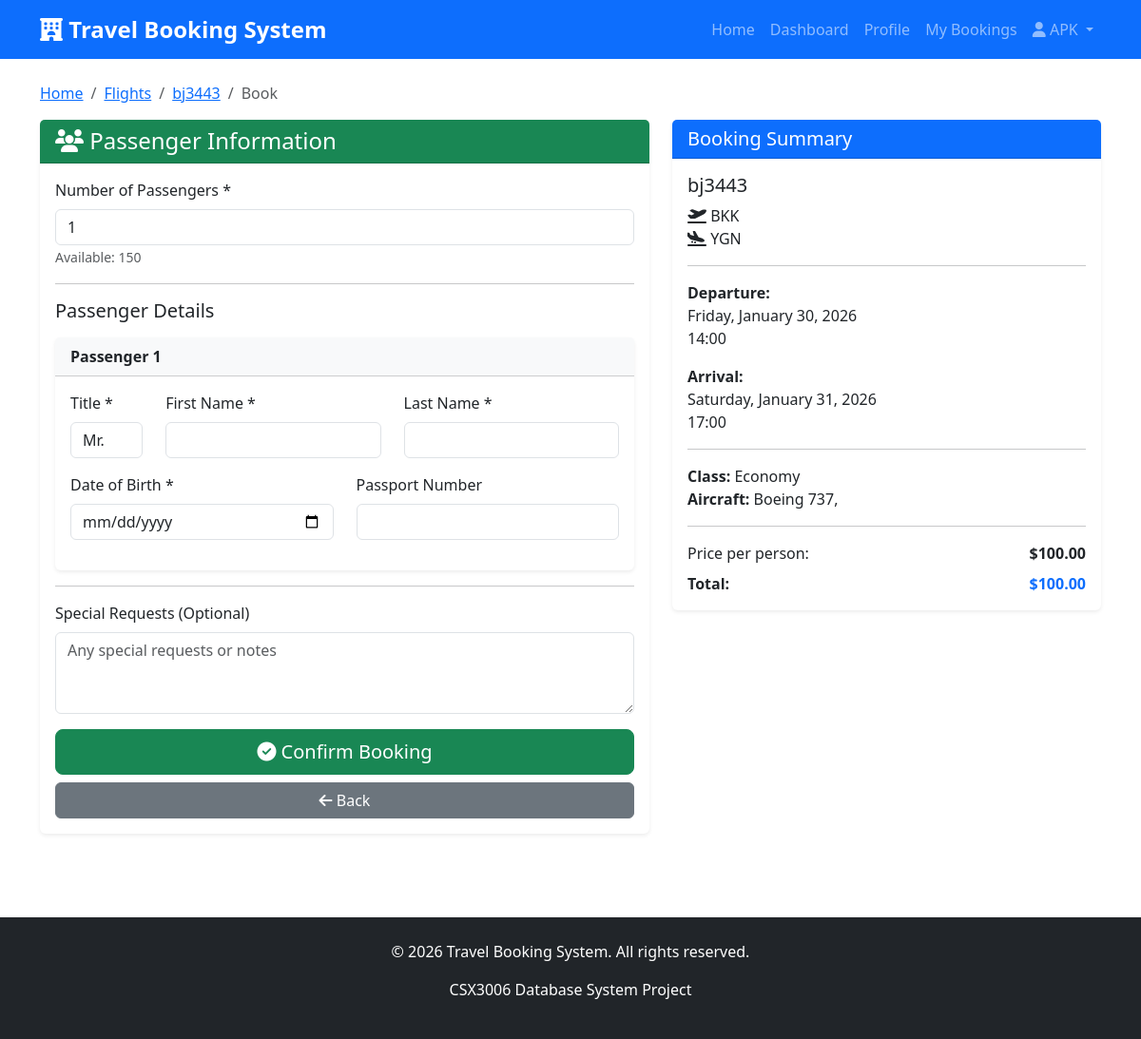
/bookings/flights/book/3/ (signed in), run on the app's committed database.
### accounts/models.py (models this page shows, shortened)
class User(AbstractUser):
    ROLE_CHOICES = [
        ('customer', 'Customer'),
        ('partner', 'Partner Admin'),
        ('admin', 'System Admin'),
    ]
    role = models.CharField(
        max_length=20,
        choices=ROLE_CHOICES,
        default='customer',
        help_text='User role in the system'
    )
    email = models.EmailField(
        unique=True,
        help_text='Email address (must be unique)'
    )
    phone = models.CharField(
        max_length=15,
        blank=True,
        null=True,
        help_text='Contact phone number'
    )
    created_at = models.DateTimeField(auto_now_add=True)
    updated_at = models.DateTimeField(auto_now=True)
    class Meta:
        verbose_name = 'User'
        verbose_name_plural = 'Users'
        ordering = ['-created_at']

### partners/models.py (models this page shows, shortened)
class Flight(models.Model):
    partner = models.ForeignKey(
        Partner,
        on_delete=models.CASCADE,
        related_name='flights'
    )
    flight_number = models.CharField(
        max_length=20,
        unique=True,
        help_text='Unique flight number'
    )
    origin = models.CharField(
        max_length=100,
        help_text='Departure city/airport'
    )
    destination = models.CharField(
        max_length=100,
        help_text='Arrival city/airport'
    )
    departure_time = models.DateTimeField(
        help_text='Departure date and time'
    )
    arrival_time = models.DateTimeField(
        help_text='Arrival date and time'
    )
    price = models.DecimalField(
        max_digits=10,
        decimal_places=2,
        validators=[MinValueValidator(0)],
        help_text='Base price per seat'
    )
    seats_available = models.IntegerField(
        validators=[MinValueValidator(0)],
        default=150,
        help_text='Number of seats available'
    )
    total_seats = models.IntegerField(
        validators=[MinValueValidator(1)],
        default=150,
        help_text='Total number of seats'
    )
    aircraft_type = models.CharField(
        max_length=100,
        blank=True,
        null=True,
        help_text='Type of aircraft'
    )
    airline_logo = models.ImageField(
        upload_to='airlines/',
        blank=True,
        null=True
    )
    class_type = models.CharField(
        max_length=50,
        default='Economy',
        help_text='Class type (Economy, Business, First Class)'
    )
    is_active = models.BooleanField(
        default=True,
        help_text='Whether the flight is available for booking'
    )
    created_at = models.DateTimeField(auto_now_add=True)
    updated_at = models.DateTimeField(auto_now=True)
    class Meta:
        verbose_name = 'Flight'
        verbose_name_plural = 'Flights'
        ordering = ['departure_time']

### bookings/views.py (the view)
# urls.py: path('flights/book/<int:flight_id>/', views.flight_booking_create, name='flight_booking_create'),
@login_required
@customer_required
def flight_booking_create(request, flight_id):
    flight = get_object_or_404(Flight, id=flight_id, is_active=True)
    if request.method == 'POST':
        form = FlightBookingForm(request.POST)
        passenger_formset = PassengerFormSet(request.POST, prefix='passengers')
        if form.is_valid() and passenger_formset.is_valid():
            number_of_passengers = form.cleaned_data['number_of_passengers']
            notes = request.POST.get('notes', '')
            valid_passengers = [f for f in passenger_formset if
                                f.cleaned_data and not f.cleaned_data.get('DELETE', False)]
            if len(valid_passengers) != number_of_passengers:
                messages.error(request, f'Please provide information for exactly {number_of_passengers} passengers.')
                return render(request, 'bookings/flights/booking_form.html', {
                    'form': form,
                    'passenger_formset': passenger_formset,
                    'flight': flight,
                })
            if flight.seats_available < number_of_passengers:
                messages.error(request, f'Only {flight.seats_available} seats available.')
                return redirect('bookings:flight_booking_create', flight_id=flight.id)
            total_amount = flight.price * number_of_passengers
            try:
                with transaction.atomic():
                    booking = Booking.objects.create(
                        user=request.user,
                        booking_type='flight',
                        status='pending',
                        total_amount=total_amount,
                        notes=notes
                    )
                    flight_booking = FlightBookingDetail.objects.create(
                        booking=booking,
                        flight=flight,
                        number_of_passengers=number_of_passengers,
                        price_per_seat=flight.price
                    )
                    for passenger_form in valid_passengers:
                        passenger_data = passenger_form.cleaned_data
                        Passenger.objects.create(
                            flight_booking=flight_booking,
                            title=passenger_data['title'],
                            first_name=passenger_data['first_name'],
                            last_name=passenger_data['last_name'],
                            date_of_birth=passenger_data['date_of_birth'],
                            passport_number=passenger_data.get('passport_number', '')
                        )
                    flight.seats_available -= number_of_passengers
                    flight.save()
                    messages.success(request,
                                     'Flight booking created successfully! Please complete payment to confirm your ticket.')
                    return redirect('payments:payment_page', booking_id=booking.booking_id)
            except Exception as e:
                messages.error(request, f'An error occurred: {str(e)}')
                return redirect('bookings:flight_booking_create', flight_id=flight.id)
        else:
            messages.error(request, 'Please correct the errors below.')
    else:
        form = FlightBookingForm()
        passenger_formset = PassengerFormSet(prefix='passengers')
    context = {
        'form': form,
        'passenger_formset': passenger_formset,
        'flight': flight,
    }
    return render(request, 'bookings/flights/booking_form.html', context)

### bookings/forms.py
class FlightBookingForm(forms.ModelForm):
    number_of_passengers = forms.IntegerField(
        min_value=1,
        initial=1,
        widget=forms.NumberInput(attrs={
            'class': 'form-control'
        })
    )
    notes = forms.CharField(
        required=False,
        widget=forms.Textarea(attrs={
            'class': 'form-control',
            'rows': 3,
            'placeholder': 'Special requests or notes'
        })
    )
    class Meta:
        model = FlightBookingDetail
        fields = ['number_of_passengers']

### templates/bookings/flights/booking_form.html (shortened to what this page needs)
{% extends 'base.html' %}
{% block content %}
<div class="container">
    <nav aria-label="breadcrumb">
        <ol class="breadcrumb">
            <li class="breadcrumb-item"><a href="{% url 'home' %}">Home</a></li>
            <li class="breadcrumb-item"><a href="{% url 'bookings:flight_search' %}">Flights</a></li>
            <li class="breadcrumb-item"><a href="{% url 'bookings:flight_detail' flight.id %}">{{ flight.flight_number }}</a></li>
            <li class="breadcrumb-item active">Book</li>
        </ol>
    </nav>
    <div class="row">
        <div class="col-md-7">
            <div class="card mb-3">
                <div class="card-header bg-success text-white">
                    <h4 class="mb-0"><i class="fas fa-users"></i> Passenger Information</h4>
                </div>
                <div class="card-body">
                    <form method="post" id="bookingForm">
                        <div class="mb-3">
                            <label class="form-label">Number of Passengers *</label>
                            {{ form.number_of_passengers }}
                            <small class="text-muted">Available: {{ flight.seats_available }}</small>
                        </div>
                        <hr>
                        <h5 class="mb-3">Passenger Details</h5>
                        <div id="passenger-forms">
                            {% for passenger_form in passenger_formset %}
                                <div class="card mb-3 passenger-form">
                                    <div class="card-header bg-light">
                                        <strong>Passenger {{ forloop.counter }}</strong>
                                    </div>
                                    <div class="card-body">
                                        <div class="row">
                                            <div class="col-md-2 mb-3">
                                                <label class="form-label">Title *</label>
                                                {{ passenger_form.title }}
                                            </div>
                                            <div class="col-md-5 mb-3">
                                                <label class="form-label">First Name *</label>
                                                {{ passenger_form.first_name }}
                                            </div>
                                            <div class="col-md-5 mb-3">
                                                <label class="form-label">Last Name *</label>
                                                {{ passenger_form.last_name }}
                                            </div>
                                        </div>
                                        <div class="row">
                                            <div class="col-md-6 mb-3">
                                                <label class="form-label">Date of Birth *</label>
                                                {{ passenger_form.date_of_birth }}
                                            </div>
                                            <div class="col-md-6 mb-3">
                                                <label class="form-label">Passport Number</label>
                                                {{ passenger_form.passport_number }}
                                            </div>
                                        </div>
                                    </div>
                                </div>
                            {% endfor %}
                        </div>
                        <hr>
                        <div class="mb-3">
                            <label class="form-label">Special Requests (Optional)</label>
                            <textarea name="notes" class="form-control" rows="3" placeholder="Any special requests or notes"></textarea>
                        </div>
                        <div class="d-grid gap-2">
                            <button type="submit" class="btn btn-success btn-lg">
                                <i class="fas fa-check-circle"></i> Confirm Booking
                            </button>
                            <a href="{% url 'bookings:flight_detail' flight.id %}" class="btn btn-secondary">
                                <i class="fas fa-arrow-left"></i> Back
                            </a>
                        </div>
                    </form>
                </div>
            </div>
        </div>
        <div class="col-md-5">
            <div class="card sticky-top" style="top: 20px;">
                <div class="card-header bg-primary text-white">
                    <h5 class="mb-0">Booking Summary</h5>
                </div>
                <div class="card-body">
                    <h5>{{ flight.flight_number }}</h5>
                    <p class="mb-0">
                        <i class="fas fa-plane-departure"></i> {{ flight.origin }}<br>
                        <i class="fas fa-plane-arrival"></i> {{ flight.destination }}
                    </p>
                    <hr>
                    <p>
                        <strong>Departure:</strong><br>
                        {{ flight.departure_time|date:"l, F d, Y" }}<br>
                        {{ flight.departure_time|date:"H:i" }}
                    </p>
                    <p>
                        <strong>Arrival:</strong><br>
                        {{ flight.arrival_time|date:"l, F d, Y" }}<br>
                        {{ flight.arrival_time|date:"H:i" }}
                    </p>
                    <hr>
                    <p>
                        <strong>Class:</strong> {{ flight.class_type }}<br>
                        {% if flight.aircraft_type %}
                            <strong>Aircraft:</strong> {{ flight.aircraft_type }}
                        {% endif %}
                    </p>
                    <hr>
                    <div class="d-flex justify-content-between">
                        <span>Price per person:</span>
                        <strong>${{ flight.price }}</strong>
                    </div>
                    <div id="totalPrice" class="d-flex justify-content-between mt-2">
                        <span><strong>Total:</strong></span>
                        <strong class="text-primary">$<span id="totalAmount">{{ flight.price }}</span></strong>
                    </div>
                </div>
            </div>
        </div>
    </div>
</div>
{% endblock %}

### templates/base.html (shortened to what this page needs)
<!DOCTYPE html>
<html lang="en">
<head>
    <link href="https://cdn.jsdelivr.net/npm/bootstrap@5.3.0/dist/css/bootstrap.min.css" rel="stylesheet">
    <link rel="stylesheet" href="https://cdnjs.cloudflare.com/ajax/libs/font-awesome/6.4.0/css/all.min.css">
    {% load static %}
    <link rel="stylesheet" href="{% static 'css/style.css' %}">
</head>
<body>
    <nav class="navbar navbar-expand-lg navbar-dark bg-primary">
        <div class="container">
            <a class="navbar-brand" href="{% url 'home' %}">
                <i class="fas fa-hotel"></i> Travel Booking System
            </a>
            <div class="collapse navbar-collapse" id="navbarNav">
                <ul class="navbar-nav ms-auto">
                    <li class="nav-item">
                        <a class="nav-link" href="{% url 'home' %}">Home</a>
                    </li>
                    {% if user.is_authenticated %}
                        <li class="nav-item">
                            <a class="nav-link" href="{% url 'accounts:dashboard' %}">Dashboard</a>
                        </li>
                        <li class="nav-item">
                            <a class="nav-link" href="{% url 'accounts:profile' %}">Profile</a>
                        </li>
                        <li class="nav-item">
                            <a class="nav-link" href="{% url 'bookings:my_bookings' %}">My Bookings</a>
                        </li>
                        <li class="nav-item dropdown">
                            <a class="nav-link dropdown-toggle" href="#" id="userDropdown"
                               role="button" data-bs-toggle="dropdown">
                                <i class="fas fa-user"></i> {{ user.get_full_name|default:user.username }}
                            </a>
                        </li>
                    {% endif %}
                </ul>
            </div>
        </div>
    </nav>
    <main class="py-4">
        {% block content %}{% endblock %}
    </main>
    <footer class="bg-dark text-white mt-5 py-4">
        <div class="container text-center">
            <p>&copy; 2026 Travel Booking System. All rights reserved.</p>
            <p>CSX3006 Database System Project</p>
        </div>
    </footer>
</body>
</html>

### static/css/style.css (style rules this page uses)
:root { --primary-color: #0d6efd; --secondary-color: #6c757d; --success-color: #198754; --danger-color: #dc3545; --warning-color: #ffc107; --info-color: #0dcaf0; }
body { font-family: 'Segoe UI', Tahoma, Geneva, Verdana, sans-serif; min-height: 100vh; display: flex; flex-direction: column; }
main { flex: 1; }
.card { transition: transform 0.2s; border: none; box-shadow: 0 0.125rem 0.25rem rgba(0,0,0,0.075); }
.btn { transition: all 0.3s; }
footer { margin-top: auto; }
.navbar-brand { font-weight: bold; font-size: 1.5rem; }

### data on the page
User: get_full_name "APK"
Flight: flight_number "bj3443", seats_available "150", origin "BKK", destination "YGN", departure_time "Friday, January 30, 2026", departure_time "14:00", arrival_time "Saturday, January 31, 2026", arrival_time "17:00", class_type "Economy", aircraft_type "Boeing 737,", price "100.00"
